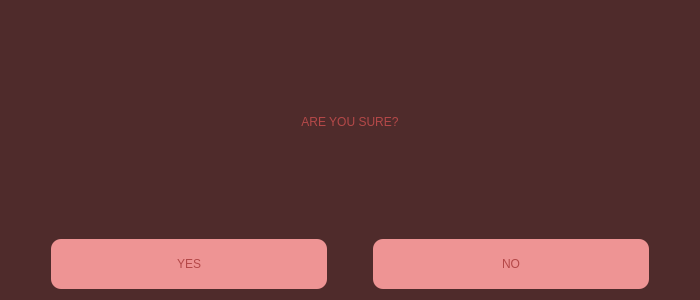
<?xml version="1.0" encoding="UTF-8"?>
<ui version="4.0">
 <class>Check</class>
 <widget class="QDialog" name="Check">
  <property name="geometry">
   <rect>
    <x>0</x>
    <y>0</y>
    <width>700</width>
    <height>300</height>
   </rect>
  </property>
  <property name="minimumSize">
   <size>
    <width>700</width>
    <height>300</height>
   </size>
  </property>
  <property name="maximumSize">
   <size>
    <width>1000</width>
    <height>500</height>
   </size>
  </property>
  <property name="windowTitle">
   <string>MATFWars</string>
  </property>
  <property name="styleSheet">
   <string notr="true">#Check{
background-color: rgb(79, 43, 43);
}</string>
  </property>
  <layout class="QVBoxLayout" name="verticalLayout">
   <item>
    <widget class="QLabel" name="sure_label">
     <property name="styleSheet">
      <string notr="true">font: 600 35pt &quot;URW Bookman&quot;;
color:rgb(180, 72, 72);</string>
     </property>
     <property name="text">
      <string>ARE YOU SURE?</string>
     </property>
     <property name="alignment">
      <set>Qt::AlignCenter</set>
     </property>
    </widget>
   </item>
   <item>
    <layout class="QHBoxLayout" name="horizontalLayout">
     <property name="leftMargin">
      <number>0</number>
     </property>
     <property name="topMargin">
      <number>0</number>
     </property>
     <item>
      <spacer name="horizontalSpacer">
       <property name="orientation">
        <enum>Qt::Horizontal</enum>
       </property>
       <property name="sizeType">
        <enum>QSizePolicy::Fixed</enum>
       </property>
       <property name="sizeHint" stdset="0">
        <size>
         <width>40</width>
         <height>20</height>
        </size>
       </property>
      </spacer>
     </item>
     <item>
      <widget class="QPushButton" name="yes_check_button">
       <property name="sizePolicy">
        <sizepolicy hsizetype="Expanding" vsizetype="Expanding">
         <horstretch>3</horstretch>
         <verstretch>3</verstretch>
        </sizepolicy>
       </property>
       <property name="minimumSize">
        <size>
         <width>30</width>
         <height>50</height>
        </size>
       </property>
       <property name="maximumSize">
        <size>
         <width>300</width>
         <height>50</height>
        </size>
       </property>
       <property name="styleSheet">
        <string notr="true">color:rgb(180, 72, 72);
font: 600 25pt &quot;URW Bookman&quot;;
background-color: rgb(238,148,148);
border-radius:10px;</string>
       </property>
       <property name="text">
        <string>YES</string>
       </property>
      </widget>
     </item>
     <item>
      <spacer name="horizontalSpacer_2">
       <property name="orientation">
        <enum>Qt::Horizontal</enum>
       </property>
       <property name="sizeType">
        <enum>QSizePolicy::Fixed</enum>
       </property>
       <property name="sizeHint" stdset="0">
        <size>
         <width>40</width>
         <height>20</height>
        </size>
       </property>
      </spacer>
     </item>
     <item>
      <widget class="QPushButton" name="no_check_button">
       <property name="sizePolicy">
        <sizepolicy hsizetype="Expanding" vsizetype="Expanding">
         <horstretch>3</horstretch>
         <verstretch>3</verstretch>
        </sizepolicy>
       </property>
       <property name="minimumSize">
        <size>
         <width>30</width>
         <height>50</height>
        </size>
       </property>
       <property name="maximumSize">
        <size>
         <width>300</width>
         <height>50</height>
        </size>
       </property>
       <property name="styleSheet">
        <string notr="true">color:rgb(180, 72, 72);
font: 600 25pt &quot;URW Bookman&quot;;
background-color: rgb(238,148,148);
border-radius:10px;</string>
       </property>
       <property name="text">
        <string>NO</string>
       </property>
      </widget>
     </item>
     <item>
      <spacer name="horizontalSpacer_3">
       <property name="orientation">
        <enum>Qt::Horizontal</enum>
       </property>
       <property name="sizeType">
        <enum>QSizePolicy::Fixed</enum>
       </property>
       <property name="sizeHint" stdset="0">
        <size>
         <width>40</width>
         <height>20</height>
        </size>
       </property>
      </spacer>
     </item>
    </layout>
   </item>
  </layout>
 </widget>
 <resources/>
 <connections/>
</ui>
